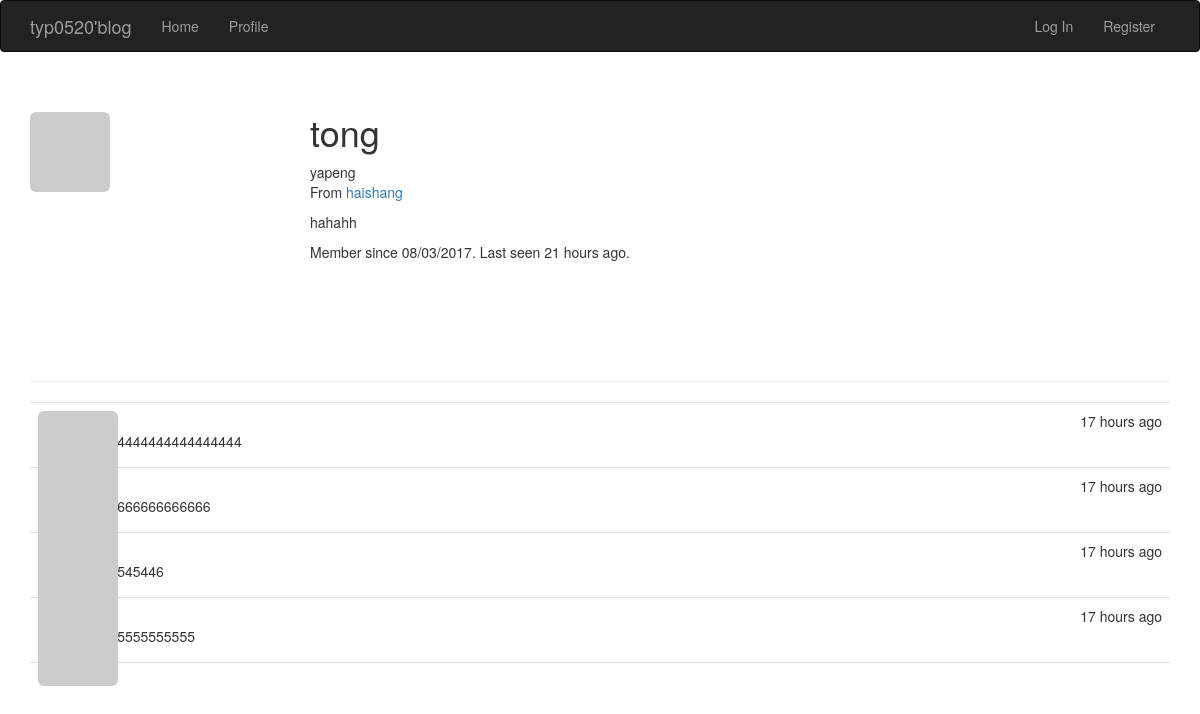
The app's page /user/tong, older data.
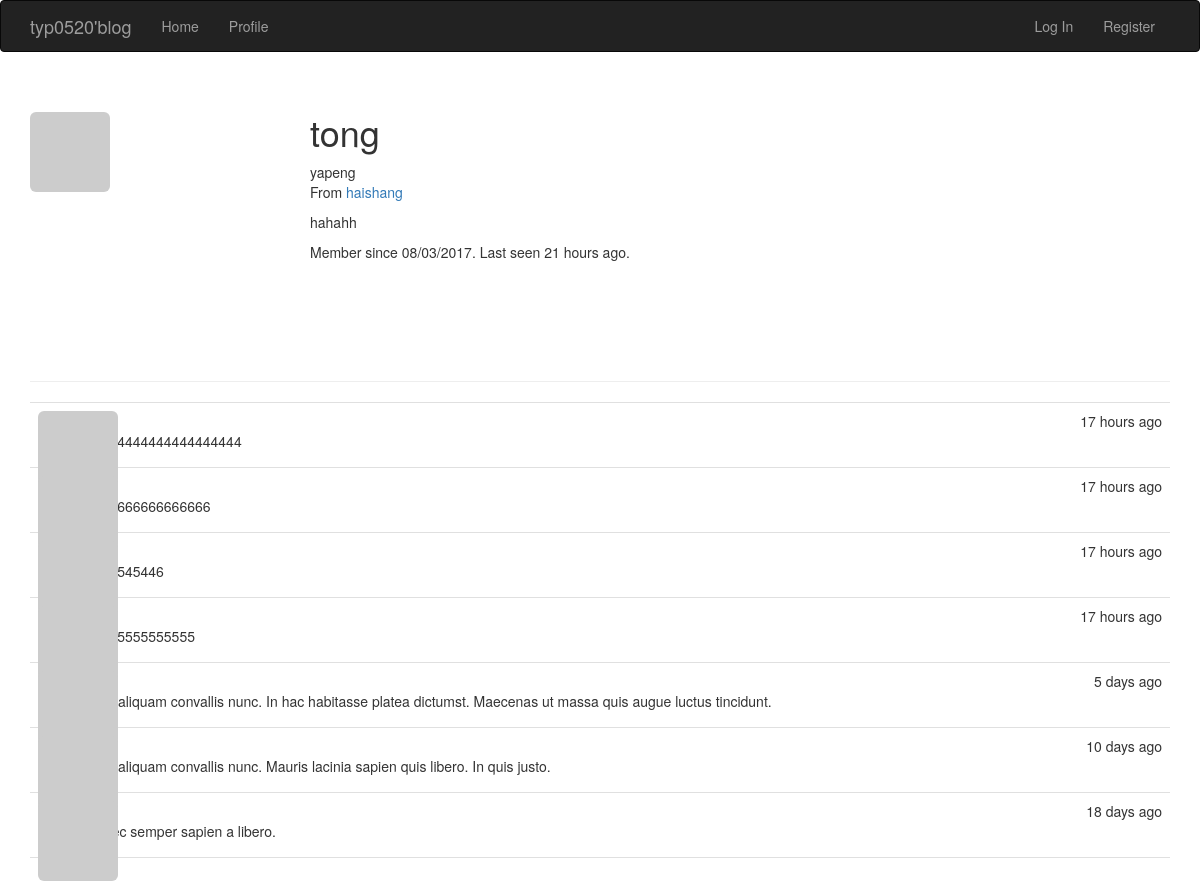
The same page, newer data.
### app/models.py (models this page shows, shortened)
class User(UserMixin, db.Model):
    __tablename__ = 'users'
    id = db.Column(db.Integer, primary_key=True)
    email = db.Column(db.String(64), unique=True, index=True)
    username = db.Column(db.String(64), unique=True, index=True)
    password_hash = db.Column(db.String(128))
    role_id = db.Column(db.Integer, db.ForeignKey('roles.id'))
    confirmed = db.Column(db.Boolean, default=False)
    name = db.Column(db.String(64))
    location = db.Column(db.String(64))
    about_me = db.Column(db.Text())
    member_since = db.Column(db.DateTime(), default=datetime.utcnow)
    last_seen = db.Column(db.DateTime(), default=datetime.utcnow)
    posts = db.relationship('Post', backref='author' ,lazy='dynamic')
    @property
    def password(self):
        raise AttributeError('password is not a readable attribute')
    def gravatar(self, size=100, default='idention', rating='g'):
        url = 'http://www.gravatar.com/avatar'
        hash = hashlib.md5(self.email.encode('utf-8')).hexdigest()
        img = '{url}/{hash}?s={size}&r={rating}'.format(url=url, hash=hash, size=size, default=default, rating=rating)
        return img

class Post(db.Model):
    __tablename__ = 'posts'
    id = db.Column(db.Integer, primary_key=True)
    body = db.Column(db.Text)
    timestamp = db.Column(db.DateTime, index=True, default=datetime.utcnow)
    author_id = db.Column(db.Integer, db.ForeignKey('users.id'))

### app/main/views.py (the view)
@main.route('/user/<username>')
def user(username):
    user = User.query.filter_by(username=username).first()
    if user is None:
        abort(404)
    posts = user.posts.order_by(Post.timestamp.desc()).all()
    return render_template('user.html', user=user, posts=posts)

### app/auth/views.py (called while the page is built)
@auth.before_app_request
def before_request():
    if current_user.is_authenticated:
        if not current_user.confirmed \
            and request.endpoint \
            and request.endpoint[:5] != 'auth.' \
            and request.endpoint != 'static':
            return redirect(url_for('auth.unconfirmed'))

### app/main/__init__.py (called while the page is built)
@main.app_context_processor
def inject_permissions():
    return dict(Permission=Permission)

### app/models.py (called while the page is built)
    def is_administrator(self):
        return False

### app/templates/user.html (shortened to what this page needs)
{% extends "base.html" %}
{% block page_content %}
<div class="page-header">
    <img class="img-rounded profile-thumbnail" src="{{ user.gravatar(size=256) }}">
    <div class="profile-header">
        <h1>{{ user.username }}</h1>
        {% if user.name or user.location %}
        <p>
            {% if user.name %}{{ user.name }}<br>{% endif %}
            {% if user.location %}
                From <a href="http://maps.google.com/?q={{ user.location }}">{{ user.location }}</a><br>
            {% endif %}
        </p>
        {% endif %}
        {% if user.about_me %}<p>{{ user.about_me }}</p>{% endif %}
        <p>Member since {{ moment(user.member_since).format('L') }}. Last seen {{ moment(user.last_seen).fromNow() }}.</p>
    </div>
</div>
    {% include('_posts.html') %}
{% endblock %}

### app/templates/base.html (shortened to what this page needs)
{% extends "bootstrap/base.html" %}
{% block head %}
    {{ super() }}
    <link rel="stylesheet" type="text/css" href="{{ url_for('static', filename='styles.css') }}">
{% endblock %}
{% block navbar %}
    <div class="navbar navbar-inverse" role="navigation">
        <div class="container">
            <div class="navbar-header">
                <a class="navbar-brand" href="{{ url_for('main.index') }}">typ0520'blog</a>
            </div>
            <div class="navbar-collapse collapse">
                <ul class="nav navbar-nav">
                    <li><a href="{{ url_for('main.index') }}">Home</a></li>
                    <li>
                        <a href="{{ url_for('main.user', username=current_user.username) }}"> Profile
                        </a></li>
                </ul>
                <ul class="nav navbar-nav navbar-right">
                    {% if current_user.is_authenticated %}
                        <li class="dropdown">
                            <a href="#" class="dropdown-toggle" data-toggle="dropdown">Account <b class="caret"></b></a>
                            <ul class="dropdown-menu">
                                <li><a href="{{ url_for('auth.modify_pwd') }}">Modify pwd</a></li>
                                <li><a href="{{ url_for('auth.logout') }}">Log Out</a></li>
                            </ul>
                        </li>
                    {% else %}
                        <li><a href="{{ url_for('auth.login') }}">Log In</a></li>
                        <li><a href="{{ url_for('auth.register') }}">Register</a></li>
                    {% endif %}
                </ul>
            </div>
        </div>
    </div>
{% endblock %}
{% block content %}
    <div class="container">
        {% block page_content %}{% endblock %}
    </div>
{% endblock %}

### app/templates/_posts.html
<ul class="posts">
    {% for post in posts %}
    <li class="post">
        <div class="post-thumbnail">
            <a href="{{ url_for('.user', username=post.author.username) }}">
                <img class="img-rounded profile-thumbnail" src="{{ post.author.gravatar(size=40) }}">
            </a>
        </div>
        <div class="post-content">
            <div class="post-date">{{ moment(post.timestamp).fromNow() }}</div>
            <div class="post-author"><a href="{{ url_for('.user', username=post.author.username) }}">{{ post.author.username }}</a></div>
            <div class="post-body">{{ post.body }}</div>
        </div>
    </li>
    {% endfor %}
</ul>

### app/static/styles.css (style rules this page uses)
.profile-thumbnail { position: absolute; }
.profile-header { min-height: 260px; margin-left: 280px; }
ul.posts { list-style-type: none; padding: 0px; margin: 16px 0px 0px 0px; border-top: 1px solid #e0e0e0; }
ul.posts li.post { padding: 8px; border-bottom: 1px solid #e0e0e0; }
div.post-date { float: right; }
div.post-author { font-weight: bold; }
div.post-thumbnail { position: absolute; }
div.post-content { margin-left: 48px; min-height: 48px; }

Row changes from the older to the newer data that the page shows:
added Post: timestamp "5 days ago", body "Duis aliquam convallis nunc. In hac habitasse platea dictumst. Maecenas ut massa quis augue luctus tincidunt."
added Post: timestamp "10 days ago", body "Duis aliquam convallis nunc. Mauris lacinia sapien quis libero. In quis justo."
added Post: timestamp "18 days ago", body "Donec semper sapien a libero."
